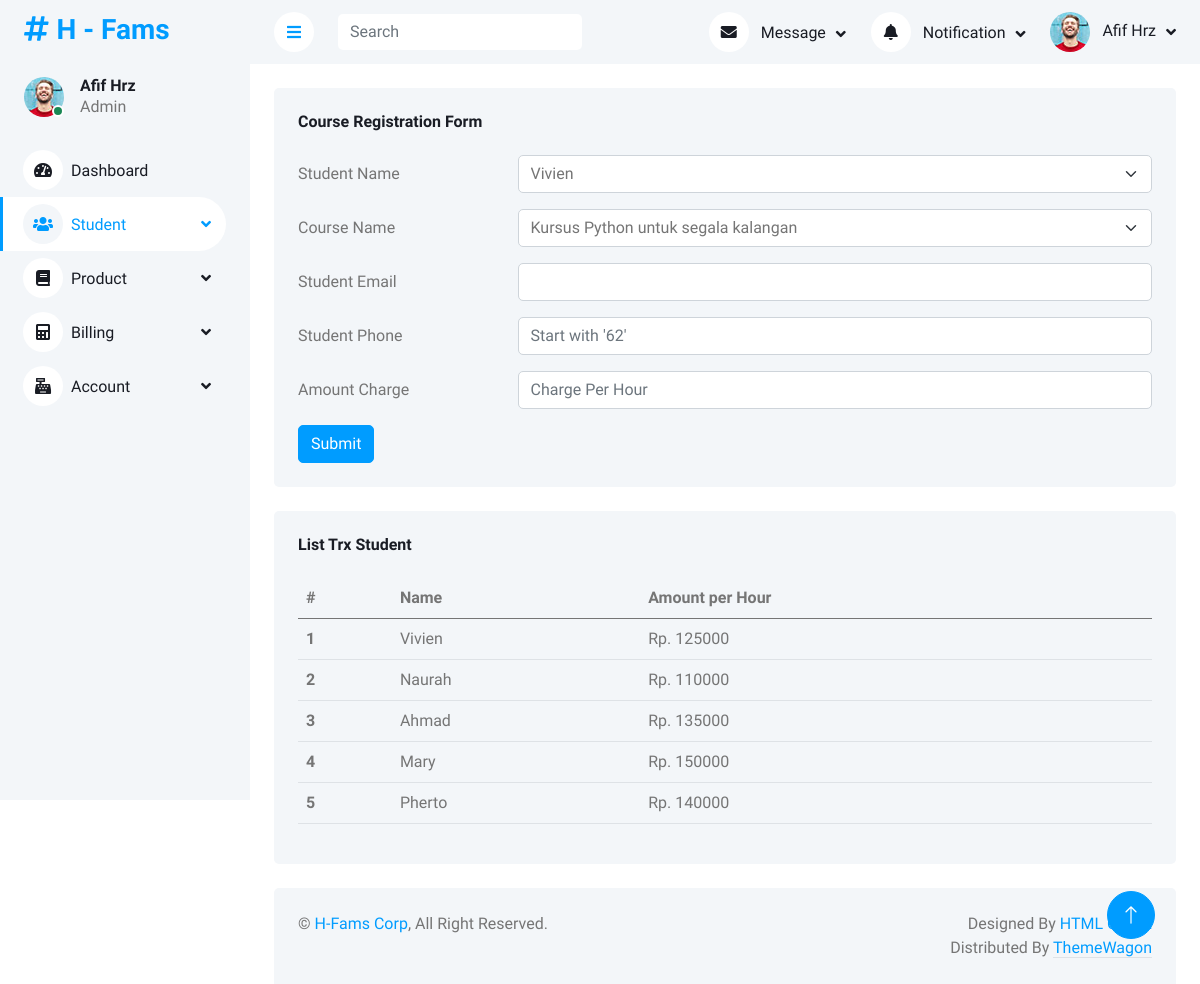
The page /student/courseregistration/ (signed in) on the database its author committed.
### dashboard/models.py (models this page shows)
class admin_mst_module(models.Model):
    modulename = models.CharField(max_length=30, db_column="MODULENAME")
    pagename = models.CharField(max_length=30, db_column="PAGENAME")
    created_by = models.CharField(max_length=30, db_column="CREATED_BY")
    date_created = models.DateField(default=datetime.date.today, blank=True, db_column="DATE_CREATED")
    modified_by = models.CharField(max_length=30, blank=True, null=True, db_column="MODIFIED_BY")
    date_modified = models.DateField(blank=True, null=True, db_column="DATE_MODIFIED")
    adm_mst_id = models.IntegerField(blank=True, null=True, db_column="ADM_MST_MODULE_ID")
    validstatus = models.IntegerField(blank=True, null=True, db_column="VALIDSTATUS")
    ordernumber = models.IntegerField(db_column="ORDERNUMBER")
    levelnumber = models.IntegerField(blank=True, null=True, db_column="LEVELNUMBER")
    moduleurl = models.CharField(max_length=30, blank=True, null=True, db_column="MODULEURL")
    moduleicon = models.CharField(max_length=30, blank=True, null=True, db_column="MODULEICON")
    moduleclass = models.CharField(max_length=30, blank=True, null=True, db_column="MODULECLASS")
    application = models.CharField(max_length=30, db_column="APPLICATION")
    class Meta:
        db_table = 'ADM_MST_MODULE'

### student/models.py (models this page shows)
class std_trx(models.Model):
    std_mst_id = models.ForeignKey(std_mst, on_delete=models.RESTRICT, db_column="STD_MST_ID")
    prd_mst_id = models.ForeignKey(prd_mst, on_delete=models.RESTRICT, db_column="PRD_MST_ID")
    phone = models.CharField(max_length=30, db_column="STUDENT_PHONE")
    email = models.CharField(max_length=30, db_column="STUDENT_EMAIL")
    amount = models.IntegerField(db_column="AMOUNT")
    validuntil = models.DateField(blank=True, null=True, db_column="VALID_UNTIL")
    date_created = models.DateField(default=datetime.date.today, blank=True, db_column="DATE_CREATED")
    created_by = models.CharField(max_length=30, db_column="CREATED_BY")
    date_modified = models.DateField(blank=True, null=True, db_column="DATE_MODIFIED")
    modified_by = models.CharField(max_length=30, blank=True, null=True, db_column="MODIFIED_BY")
    remarks = models.CharField(max_length=30, blank=True, null=True, db_column="REMARKS")
    class Meta:
        db_table = 'STD_TRX'

### student/views.py (the view, shortened to what this page needs)
# urls.py: path('courseregistration/', views.courseregistration_view, name='courseregistration'),
@csrf_protect
@login_required(login_url='/login')
def courseregistration_view(request):
    data_std = std_mst.objects.filter(validuntil__isnull=True)
    data_prd = prd_mst.objects.filter(validuntil__isnull=True)
    data_trx = std_trx.objects.raw('''SELECT st.ID, sm.NAME, st.AMOUNT FROM STD_TRX st
	JOIN STD_MST sm ON sm.ID = st.STD_MST_ID
	WHERE sm.VALID_UNTIL ISNULL''')
    context = {
        'title':'H - Course Registration',
        'dashboard_active':'Student',
        'data_std':data_std,
        'data_prd':data_prd,
        'data_trx':data_trx
        }
    return render(request, 'student/courseregistration_view.html', context)

### student/templates/student/courseregistration_view.html (shortened to what this page needs)
{% extends 'base_site.html' %}
{% load static %}
{% block content %}
<div class="container-fluid pt-4 px-4">
    <div class="row g-4">
        <form action="/student/courseregistration/" method="post">{% csrf_token %}
        <div class="col-sm-12 col-xl-12">
            <div class="bg-light rounded h-100 p-4">
                <h6 class="mb-4">Course Registration Form</h6>
                    <div class="row mb-3">
                        <label for="inputNameStudent" class="col-sm-3 col-form-label">Student Name</label>
                        <div class="col-sm-9">
                            <select class="form-select" id="inputNameStudent" name="inputNameStudent" required=True>
                                {% for option in data_std %}
                                    <option value={{option.id}}>{{option.name}}</option>
                                {% endfor %}
                            </select>
                        </div>
                    </div>
                    <div class="row mb-3">
                        <label for="inputNameCourse" class="col-sm-3 col-form-label">Course Name</label>
                        <div class="col-sm-9">
                            <select class="form-select" id="inputNameCourse" name="inputNameCourse" required=True>
                                {% for option in data_prd %}
                                    <option value={{option.id}}>{{option.description}}</option>
                                {% endfor %}
                            </select>
                        </div>
                    </div>
                    <div class="row mb-3">
                        <label for="inputEmail" class="col-sm-3 col-form-label">Student Email</label>
                        <div class="col-sm-9">
                            <input type="email" class="form-control" id="inputEmail" name="inputEmail">
                        </div>
                    </div>
                    <div class="row mb-3">
                        <label for="inputPhone" class="col-sm-3 col-form-label">Student Phone</label>
                        <div class="col-sm-9">
                            <input type="text" class="form-control" id="inputPhone" required=True placeholder="Start with '62'" name="inputPhone">
                        </div>
                    </div>
                    <div class="row mb-3">
                        <label for="inputAmount" class="col-sm-3 col-form-label">Amount Charge</label>
                        <div class="col-sm-9">
                            <input type="number" class="form-control" id="inputAmount" name="inputAmount" step=5000 placeholder="Charge Per Hour" required=True>
                        </div>
                    </div>
                    <button type="submit" class="btn btn-primary">Submit</button>
            </div>
        </div>
        </form>
        <div class="col-sm-12 col-xl-12">
            <div class="bg-light rounded h-100 p-4">
                <h6 class="mb-4">List Trx Student</h6>
                <table class="table table-hover">
                    <thead>
                        <tr>
                            <th scope="col">#</th>
                            <th scope="col">Name</th>
                            <th scope="col">Amount per Hour</th>
                        </tr>
                    </thead>
                    <tbody>
                        {% for data in data_trx %}
                        <tr>
                            <th scope="row">{{forloop.counter}}</th>
                            <td>{{data.NAME}}</td>
                            <td>Rp. {{data.amount}}</td>
                        </tr>
                        {% endfor %}
                    </tbody>
                </table>
            </div>
        </div>
    </div>
</div>
{% endblock content %}

### templates/base_site.html (shortened to what this page needs)
{% load static %}
{% load custom_tags %}
<!DOCTYPE html>
<html lang="en">
<head>
    <link href="https://cdnjs.cloudflare.com/ajax/libs/font-awesome/5.10.0/css/all.min.css" rel="stylesheet">
    <link href="https://cdn.jsdelivr.net/npm/bootstrap-icons@1.4.1/font/bootstrap-icons.css" rel="stylesheet">
    <link href={% static "lib/owlcarousel/assets/owl.carousel.min.css" %} rel="stylesheet">
    <link href={% static "lib/tempusdominus/css/tempusdominus-bootstrap-4.min.css" %} rel="stylesheet" />
    <link href={% static "css/bootstrap.min.css" %} rel="stylesheet">
    <link href={% static "css/style.css" %} rel="stylesheet">
</head>
<body>
    <div class="container-xxl position-relative bg-white d-flex p-0">
        <div class="sidebar pe-4 pb-3">
            <nav class="navbar bg-light navbar-light">
                <a href="/home/" class="navbar-brand mx-4 mb-3">
                    <h3 class="text-primary"><i class="fa fa-hashtag me-2"></i>H - Fams</h3>
                </a>
                <div class="d-flex align-items-center ms-4 mb-4">
                    <div class="position-relative">
                        <img class="rounded-circle" src={% static "img/user.jpg" %} alt="" style="width: 40px; height: 40px;">
                        <div class="bg-success rounded-circle border border-2 border-white position-absolute end-0 bottom-0 p-1"></div>
                    </div>
                    <div class="ms-3">
                        <h6 class="mb-0">Afif Hrz</h6>
                        <span>Admin</span>
                    </div>
                </div>
                <div class="navbar-nav w-100">
                    {% autoescape off %}
                    {% loop_module dashboard_active %}
                    {% endautoescape %}
                </div>
            </nav>
        </div>
        <div class="content">
            <nav class="navbar navbar-expand bg-light navbar-light sticky-top px-4 py-0">
                <a href="#" class="sidebar-toggler flex-shrink-0">
                    <i class="fa fa-bars"></i>
                </a>
                <form class="d-none d-md-flex ms-4">
                    <input class="form-control border-0" type="search" placeholder="Search">
                </form>
                <div class="navbar-nav align-items-center ms-auto">
                    <div class="nav-item dropdown">
                        <a href="#" class="nav-link dropdown-toggle" data-bs-toggle="dropdown">
                            <i class="fa fa-envelope me-lg-2"></i>
                            <span class="d-none d-lg-inline-flex">Message</span>
                        </a>
                    </div>
                    <div class="nav-item dropdown">
                        <a href="#" class="nav-link dropdown-toggle" data-bs-toggle="dropdown">
                            <i class="fa fa-bell me-lg-2"></i>
                            <span class="d-none d-lg-inline-flex">Notification</span>
                        </a>
                    </div>
                    <div class="nav-item dropdown">
                        <a href="#" class="nav-link dropdown-toggle" data-bs-toggle="dropdown">
                            <img class="rounded-circle me-lg-2" src={% static "img/user.jpg" %} alt="" style="width: 40px; height: 40px;">
                            <span class="d-none d-lg-inline-flex">Afif Hrz</span>
                        </a>
                    </div>
                </div>
            </nav>
            {% block content %}
            {% endblock content %}
            <div class="container-fluid pt-4 px-4">
                <div class="bg-light rounded-top p-4">
                    <div class="row">
                        <div class="col-12 col-sm-6 text-center text-sm-start">
                            &copy; <a href="#">H-Fams Corp</a>, All Right Reserved.
                        </div>
                        <div class="col-12 col-sm-6 text-center text-sm-end">
                            Designed By <a href="https://htmlcodex.com">HTML Codex</a>
                        Distributed By <a class="border-bottom" href="https://themewagon.com" target="_blank">ThemeWagon</a>
                        </div>
                    </div>
                </div>
            </div>
        </div>
        <a href="#" class="btn btn-lg btn-primary btn-lg-square back-to-top"><i class="bi bi-arrow-up"></i></a>
    </div>
</body>
</html>

### staticfiles/css/style.css (style rules this page uses)
:root { --primary: #009CFF; --light: #F3F6F9; --dark: #191C24; }
.back-to-top { position: fixed; display: none; right: 45px; bottom: 45px; z-index: 99; }
.btn { transition: .5s; }
.btn.btn-primary { color: #FFFFFF; }
.btn-lg-square { width: 48px; height: 48px; }
.btn-square, .btn-sm-square, .btn-lg-square { padding: 0; display: inline-flex; align-items: center; justify-content: center; font-weight: normal; border-radius: 50px; }
.sidebar { position: fixed; top: 0; left: 0; bottom: 0; width: 250px; height: 100vh; overflow-y: auto; background: var(--light); transition: 0.5s; z-index: 999; }
.content { margin-left: 250px; min-height: 100vh; background: #FFFFFF; transition: 0.5s; }
@media (min-width: 992px) { .sidebar { margin-left: 0; } }
@media (min-width: 992px) { .content { width: calc(100% - 250px); } }
.sidebar .navbar .navbar-nav .nav-link { padding: 7px 20px; color: var(--dark); font-weight: 500; border-left: 3px solid var(--light); border-radius: 0 30px 30px 0; outline: none; }
.sidebar .navbar .navbar-nav .nav-link:hover, .sidebar .navbar .navbar-nav .nav-link.active { color: var(--primary); background: #FFFFFF; border-color: var(--primary); }
.sidebar .navbar .navbar-nav .nav-link i { width: 40px; height: 40px; display: inline-flex; align-items: center; justify-content: center; background: #FFFFFF; border-radius: 40px; }
.sidebar .navbar .navbar-nav .nav-link:hover i, .sidebar .navbar .navbar-nav .nav-link.active i { background: var(--light); }
.sidebar .navbar .dropdown-toggle::after { position: absolute; top: 15px; right: 15px; border: none; content: "\f107"; font-family: "Font Awesome 5 Free"; font-weight: 900; transition: .5s; }
.content .navbar .navbar-nav .nav-link { margin-left: 25px; padding: 12px 0; color: var(--dark); outline: none; }
.content .navbar .sidebar-toggler, .content .navbar .navbar-nav .nav-link i { width: 40px; height: 40px; display: inline-flex; align-items: center; justify-content: center; background: #FFFFFF; border-radius: 40px; }
.content .navbar .dropdown-toggle::after { margin-left: 6px; vertical-align: middle; border: none; content: "\f107"; font-family: "Font Awesome 5 Free"; font-weight: 900; transition: .5s; }

### rows shown on the page
admin_mst_module: id+MODULENAME+MODULEURL "Dashboard Student Product Billing Account"
std_trx: NAME "Vivien", amount "125000"
std_trx: NAME "Naurah", amount "110000"
std_trx: NAME "Ahmad", amount "135000"
std_trx: NAME "Mary", amount "150000"
std_trx: NAME "Pherto", amount "140000"

### other values the page prints
form field inputNameStudent "Vivien"
form field inputNameCourse "Kursus Python untuk segala kalangan"
